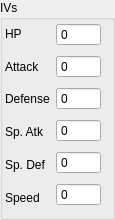
    <widget class="QGroupBox" name="IVBox">
     <property name="sizePolicy">
      <sizepolicy hsizetype="Fixed" vsizetype="Fixed">
       <horstretch>0</horstretch>
       <verstretch>0</verstretch>
      </sizepolicy>
     </property>
     <property name="minimumSize">
      <size>
       <width>108</width>
       <height>213</height>
      </size>
     </property>
     <property name="title">
      <string>IVs</string>
     </property>
     <widget class="QWidget" name="horizontalLayoutWidget_13">
      <property name="geometry">
       <rect>
        <x>0</x>
        <y>20</y>
        <width>106</width>
        <height>191</height>
       </rect>
      </property>
      <layout class="QHBoxLayout" name="horizontalLayout_13">
       <property name="sizeConstraint">
        <enum>QLayout::SetDefaultConstraint</enum>
       </property>
       <property name="leftMargin">
        <number>5</number>
       </property>
       <property name="rightMargin">
        <number>5</number>
       </property>
       <item>
        <layout class="QVBoxLayout" name="verticalLayout_4">
         <property name="sizeConstraint">
          <enum>QLayout::SetFixedSize</enum>
         </property>
         <item>
          <widget class="QLabel" name="label_31">
           <property name="text">
            <string>HP</string>
           </property>
          </widget>
         </item>
         <item>
          <widget class="QLabel" name="label_32">
           <property name="text">
            <string>Attack</string>
           </property>
          </widget>
         </item>
         <item>
          <widget class="QLabel" name="label_33">
           <property name="text">
            <string>Defense</string>
           </property>
          </widget>
         </item>
         <item>
          <widget class="QLabel" name="label_34">
           <property name="text">
            <string>Sp. Atk</string>
           </property>
          </widget>
         </item>
         <item>
          <widget class="QLabel" name="label_35">
           <property name="text">
            <string>Sp. Def</string>
           </property>
          </widget>
         </item>
         <item>
          <widget class="QLabel" name="label_36">
           <property name="text">
            <string>Speed</string>
           </property>
          </widget>
         </item>
        </layout>
       </item>
       <item>
        <layout class="QGridLayout" name="gridLayout_10">
         <property name="sizeConstraint">
          <enum>QLayout::SetFixedSize</enum>
         </property>
         <item row="3" column="0" colspan="2">
          <widget class="QSpinBox" name="inNSpA">
           <property name="sizePolicy">
            <sizepolicy hsizetype="Preferred" vsizetype="Fixed">
             <horstretch>0</horstretch>
             <verstretch>0</verstretch>
            </sizepolicy>
           </property>
           <property name="minimumSize">
            <size>
             <width>30</width>
             <height>0</height>
            </size>
           </property>
           <property name="wrapping">
            <bool>false</bool>
           </property>
           <property name="buttonSymbols">
            <enum>QAbstractSpinBox::NoButtons</enum>
           </property>
           <property name="maximum">
            <number>31</number>
           </property>
          </widget>
         </item>
         <item row="0" column="0" colspan="2">
          <widget class="QSpinBox" name="inHP">
           <property name="sizePolicy">
            <sizepolicy hsizetype="Preferred" vsizetype="Fixed">
             <horstretch>0</horstretch>
             <verstretch>0</verstretch>
            </sizepolicy>
           </property>
           <property name="buttonSymbols">
            <enum>QAbstractSpinBox::NoButtons</enum>
           </property>
           <property name="maximum">
            <number>31</number>
           </property>
          </widget>
         </item>
         <item row="5" column="0" colspan="2">
          <widget class="QSpinBox" name="inNSpe">
           <property name="sizePolicy">
            <sizepolicy hsizetype="Preferred" vsizetype="Fixed">
             <horstretch>0</horstretch>
             <verstretch>0</verstretch>
            </sizepolicy>
           </property>
           <property name="minimumSize">
            <size>
             <width>30</width>
             <height>0</height>
            </size>
           </property>
           <property name="wrapping">
            <bool>false</bool>
           </property>
           <property name="buttonSymbols">
            <enum>QAbstractSpinBox::NoButtons</enum>
           </property>
           <property name="maximum">
            <number>31</number>
           </property>
          </widget>
         </item>
         <item row="2" column="0" colspan="2">
          <widget class="QSpinBox" name="inNDef">
           <property name="sizePolicy">
            <sizepolicy hsizetype="Preferred" vsizetype="Fixed">
             <horstretch>0</horstretch>
             <verstretch>0</verstretch>
            </sizepolicy>
           </property>
           <property name="minimumSize">
            <size>
             <width>30</width>
             <height>0</height>
            </size>
           </property>
           <property name="wrapping">
            <bool>false</bool>
           </property>
           <property name="buttonSymbols">
            <enum>QAbstractSpinBox::NoButtons</enum>
           </property>
           <property name="maximum">
            <number>31</number>
           </property>
          </widget>
         </item>
         <item row="4" column="0" colspan="2">
          <widget class="QSpinBox" name="inNSpD">
           <property name="sizePolicy">
            <sizepolicy hsizetype="Preferred" vsizetype="Fixed">
             <horstretch>0</horstretch>
             <verstretch>0</verstretch>
            </sizepolicy>
           </property>
           <property name="minimumSize">
            <size>
             <width>30</width>
             <height>0</height>
            </size>
           </property>
           <property name="wrapping">
            <bool>false</bool>
           </property>
           <property name="buttonSymbols">
            <enum>QAbstractSpinBox::NoButtons</enum>
           </property>
           <property name="maximum">
            <number>31</number>
           </property>
          </widget>
         </item>
         <item row="1" column="0" colspan="2">
          <widget class="QSpinBox" name="inNAtk">
           <property name="sizePolicy">
            <sizepolicy hsizetype="Preferred" vsizetype="Fixed">
             <horstretch>0</horstretch>
             <verstretch>0</verstretch>
            </sizepolicy>
           </property>
           <property name="minimumSize">
            <size>
             <width>30</width>
             <height>0</height>
            </size>
           </property>
           <property name="wrapping">
            <bool>false</bool>
           </property>
           <property name="buttonSymbols">
            <enum>QAbstractSpinBox::NoButtons</enum>
           </property>
           <property name="maximum">
            <number>31</number>
           </property>
          </widget>
         </item>
        </layout>
       </item>
      </layout>
     </widget>
    </widget>
